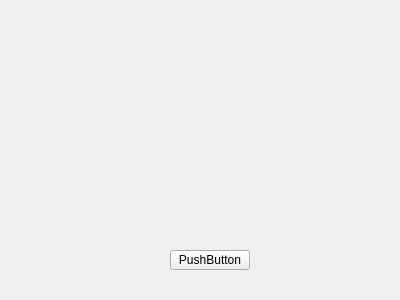
<?xml version="1.0" encoding="UTF-8"?>
<ui version="4.0">
 <class>Widget</class>
 <widget class="QWidget" name="Widget">
  <property name="geometry">
   <rect>
    <x>0</x>
    <y>0</y>
    <width>400</width>
    <height>300</height>
   </rect>
  </property>
  <property name="windowTitle">
   <string>Widget</string>
  </property>
  <widget class="QPushButton" name="pushButton">
   <property name="geometry">
    <rect>
     <x>170</x>
     <y>250</y>
     <width>80</width>
     <height>20</height>
    </rect>
   </property>
   <property name="text">
    <string>PushButton</string>
   </property>
  </widget>
 </widget>
 <layoutdefault spacing="6" margin="11"/>
 <resources/>
 <connections/>
</ui>
